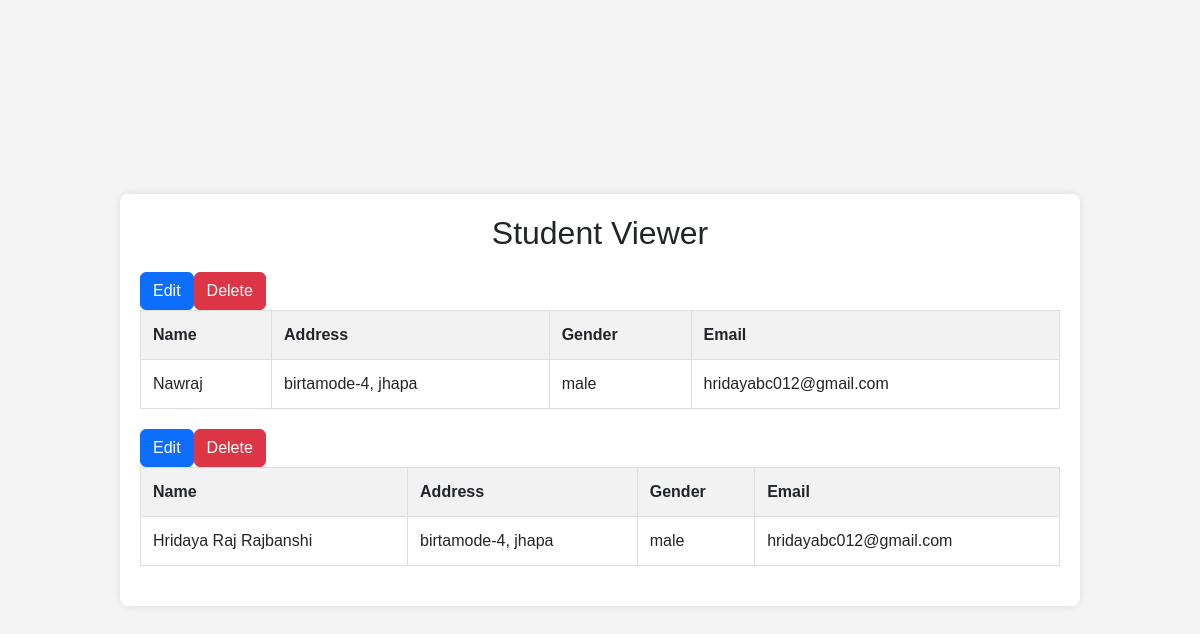
/studentList/, run on the app's committed database.
### myapp/models.py (models this page shows, shortened)
class Customer(models.Model):
    name = models.CharField(max_length = 50)
    email = models.EmailField()
    phone = models.CharField(max_length = 10, null = False, blank = True)
    address = models.CharField(max_length=100)
    gender = models.CharField(max_length = 50)
    created_at = models.DateTimeField(auto_now_add=True)

### myapp/views.py (the view)
# urls.py: path("studentList/", studentList),
def studentList(req):
    user = Customer.objects.all()
    data = {
        "users": user,
    }
    return render(req, "studentList.html", data)

### templates/studentList.html (shortened to what this page needs)
<!DOCTYPE html>
<html lang="en">
<head>
    <link rel="stylesheet" href="https://cdn.jsdelivr.net/npm/bootstrap@5.3.2/dist/css/bootstrap.min.css">
</head>
<body>
    <div class="container">
        <h2>Student Viewer</h2>
        {% for user in users%}
    <table>
            <thead>
                <tr>
                    <th>Name</th>
                    <th>Address</th>
                    <th>Gender</th>
                    <th>Email</th>
                </tr>
            </thead>
            <tbody>
                <tr>
                    <td>{{user.name}}</td>
                    <td>{{user.address}}</td>
                    {% if user.gender == "gay"%}
                    <td style="color:red;">{{user.gender}}</td>
                    {% else %}
                    <td>{{user.gender}}</td>
                    {% endif %}
                    <td>{{user.email}}</td>
                    <a class="btn btn-primary" href="/update/{{user.id}}">Edit</a>
                    <a class="btn btn-danger" href="/delete/{{user.id}}">Delete</a>
                </tr>
            </tbody>
        </table>
        {% endfor %}
    </div>
</body>
</html>

### templates/studentList.html (style rules this page uses)
body { font-family: Arial, sans-serif; background-color: #f4f4f4; display: flex; justify-content: center; align-items: center; height: 100vh; margin: 0; }
.container { width: 80%; margin: 20px; background-color: white; padding: 20px; border-radius: 8px; box-shadow: 0 0 10px rgba(0, 0, 0, 0.1); }
h2 { text-align: center; margin-bottom: 20px; }
table { width: 100%; border-collapse: collapse; margin-bottom: 20px; }
table, th, td { border: 1px solid #ddd; }
th, td { padding: 12px; text-align: left; }
th { background-color: #f2f2f2; }

### data on the page
Customer: name "Nawraj", address "birtamode-4, jhapa", gender "male", email "hridayabc012@gmail.com"
Customer: name "Hridaya Raj Rajbanshi", address "birtamode-4, jhapa", gender "male", email "hridayabc012@gmail.com"
